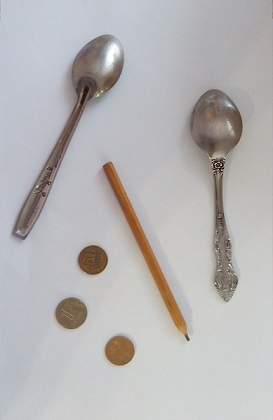
#> input picture data/spoon.png, 273 x 420 px, found by its file name
$ python -i ldpc.py   (imports and definitions only)   (older library calls are emulated)
#> lines starting #> are read from the running program, lines starting #| are printed output that depends on the picture; after the words box and inside, x2 and y2 are one past the last pixel; in counts of white or black regions, pixels touching at a corner belong together
import numpy as np
import numpy.random as npr
import matplotlib.pyplot as plt
from time import clock
from skimage.io import imshow, imread
from skimage.color import rgb2gray
from skimage.filters import  threshold_otsu
from skimage.transform import resize


class DegenerateMatrixError(Exception):
    pass


# [198 lines left out: functions make_generator_matrix, update_messages_h_to_e, update_messages_e_to_h_and_beliefs, decode, estimate_errors, not called in this run]


def make_test_image(path="spoon.png"):
#> called with path = 'spoon.png'
    im = imread(path)
#> im is the input picture: shape (420, 273, 3); mean R, G, B 183.2, 181.2, 181.4
    gray = rgb2gray(im)
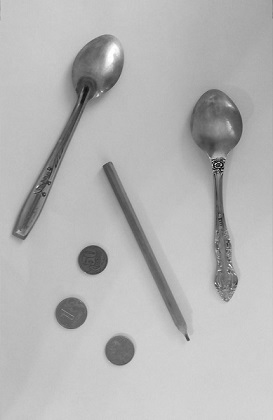
#> gray: shape (420, 273) float64; min 0.0075, max 1, mean 0.712
    b = gray < threshold_otsu(gray)
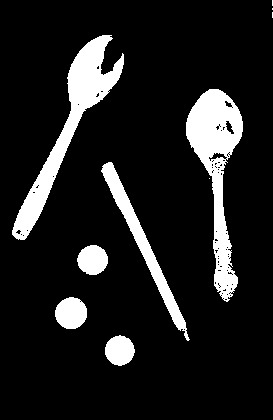
#> b: shape (420, 273) bool; 12.2% white; 10 white regions (4 under 20 px), largest, box (x1, y1, x2, y2) and area: (186, 89, 243, 302) 4911, (12, 35, 124, 240) 4733, (101, 162, 190, 341) 2133, (55, 297, 87, 329) 801, (77, 245, 108, 275) 714, (105, 335, 135, 366) 698
    return resize(b, output_shape=(30, 30)).astype(np.uint8)
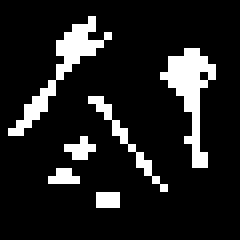
#> returned value: shape (30, 30) (shown 8 times larger); values 0 (black) and 1 (white), 12.7% white in thin lines or dots, all inside (x1, y1, x2, y2) = (1, 2, 27, 26)


# [113 lines left out: functions make_matrices, experiment_r_n_err, decode_image, not called in this run]

>>> result = make_test_image()
